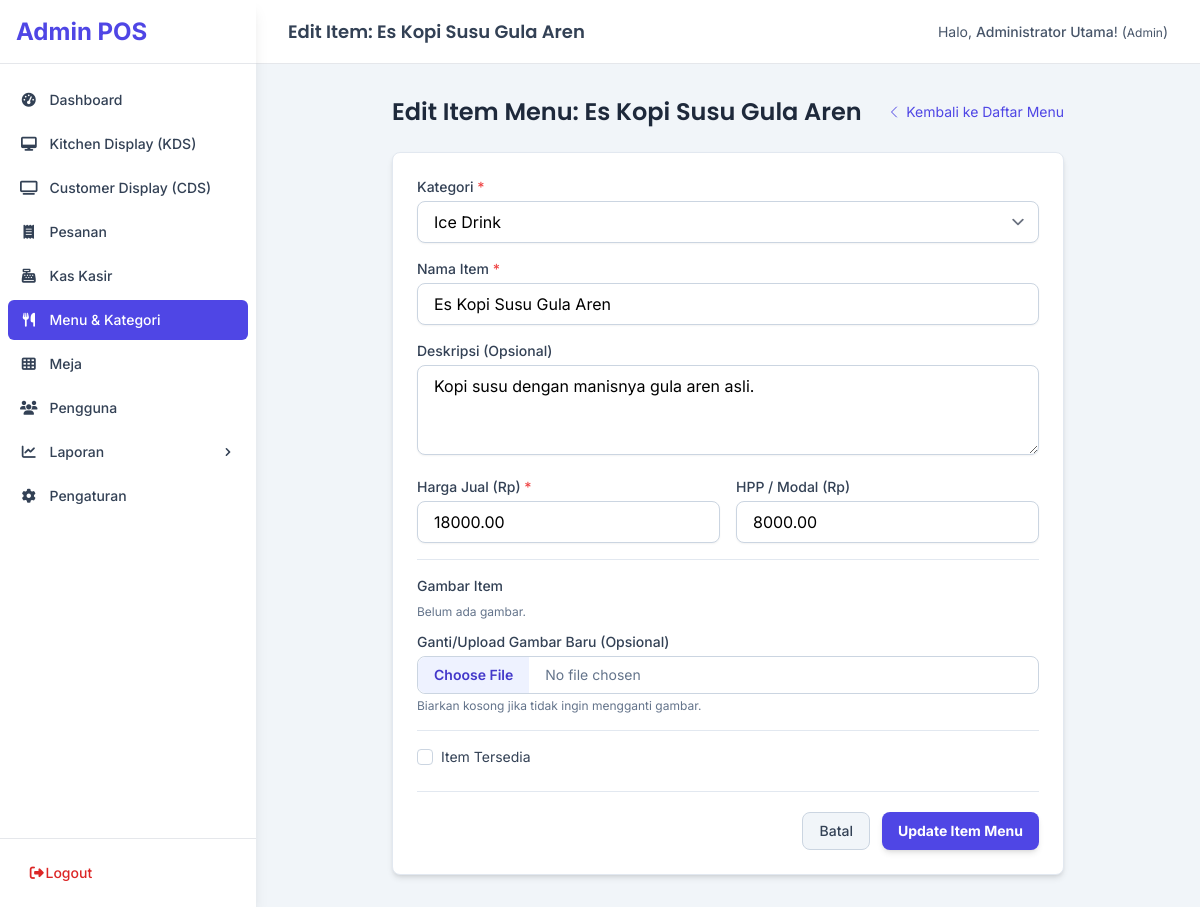
Page /admin/menu/edit/1 (signed in) on the committed database.
### tables this page shows
CREATE TABLE IF NOT EXISTS `menu_items` (
  `id` int(10) unsigned NOT NULL AUTO_INCREMENT,
  `category_id` int(10) unsigned NOT NULL COMMENT 'Relasi ke tabel categories',
  `name` varchar(150) NOT NULL COMMENT 'Nama item menu',
  `description` text DEFAULT NULL COMMENT 'Deskripsi item menu',
  `price` decimal(12,2) NOT NULL COMMENT 'Harga item menu (gunakan DECIMAL untuk uang)',
  `cost` decimal(12,2) DEFAULT '0.00' COMMENT 'Harga pokok penjualan (HPP) per item',
  `image_path` varchar(255) DEFAULT NULL COMMENT 'Path ke file gambar item menu',
  `is_available` tinyint(1) NOT NULL DEFAULT '1' COMMENT 'Status ketersediaan item (1=Tersedia, 0=Habis)',
  `created_at` timestamp DEFAULT CURRENT_TIMESTAMP,
  `updated_at` timestamp DEFAULT CURRENT_TIMESTAMP ON UPDATE CURRENT_TIMESTAMP,
  PRIMARY KEY (`id`)  ,
  KEY `fk_menu_items_categories_idx` (`category_id`),
  KEY `idx_menu_items_name` (`name`),
  CONSTRAINT `fk_menu_items_categories` FOREIGN KEY (`category_id`) REFERENCES `categories` (`id`) ON UPDATE CASCADE
);

CREATE TABLE IF NOT EXISTS `categories` (
  `id` int(10) unsigned NOT NULL AUTO_INCREMENT,
  `name` varchar(100) NOT NULL COMMENT 'Nama kategori (e.g., Makanan, Minuman, Snack)',
  `description` text DEFAULT NULL COMMENT 'Deskripsi kategori',
  `sort_order` int(11) NOT NULL DEFAULT '0' COMMENT 'Urutan tampil kategori',
  `created_at` timestamp DEFAULT CURRENT_TIMESTAMP,
  `updated_at` timestamp DEFAULT CURRENT_TIMESTAMP ON UPDATE CURRENT_TIMESTAMP,
  PRIMARY KEY (`id`)  ,
  UNIQUE KEY `name` (`name`),
  KEY `idx_categories_name` (`name`)
);

### app/Controllers/Admin/MenuController.php (called while the page is built, shortened)
<?php
class MenuController extends Controller {
    private $menuItemModel;
    private $categoryModel;
    public function __construct() {
        $this->menuItemModel = $this->model('MenuItem');
        $this->categoryModel = $this->model('Category');
    }
    public function edit(int $id) {
        AuthHelper::requireAdmin(); $safeId = SanitizeHelper::integer($id); if ($safeId <= 0) { UrlHelper::redirect('/admin/menu'); return; } $menuItem = $this->menuItemModel->findById($safeId); if (!$menuItem) { SessionHelper::setFlash('error', 'Item tidak ditemukan.'); UrlHelper::redirect('/admin/menu'); return; } $categories = $this->categoryModel->getAllSorted();
        $this->view('admin.menu.edit', ['pageTitle' => 'Edit Item: '.SanitizeHelper::html($menuItem['name']),'menuItem' => $menuItem,'categories' => $categories], 'admin_layout');
    }
}

### app/Core/Router.php (called while the page is built, shortened)
<?php
class Router {
    protected $routes = [];
    public function addRoute(string $method, string $route, string $controllerAction): void {
        $route = trim($route, '/');
        $route = preg_replace('/\{([a-z_]+)\}/', '(?P<\1>[a-zA-Z0-9_-]+)', $route);
        $routePattern = ($route === '') ? '#^$#' : '#^' . $route . '$#';
        $this->routes[strtoupper($method)][$routePattern] = $controllerAction;
    }
    protected function match(): array|false {
        $fullPath = trim(parse_url($_SERVER['REQUEST_URI'] ?? '', PHP_URL_PATH) ?? '', '/');
        $basePath = defined('BASE_URL') ? trim(parse_url(BASE_URL, PHP_URL_PATH) ?? '', '/') : '';
        $relativePath = '';
        if (!empty($basePath)) {
            if (str_starts_with($fullPath, $basePath . '/')) {
                $relativePath = substr($fullPath, strlen($basePath) + 1);
            } elseif ($fullPath === $basePath) {
                $relativePath = '';
            } else {
                 $relativePath = $fullPath;
            }
        } else {
            $relativePath = $fullPath;
        }
        $requestUrlForPreg = $relativePath;
        $requestMethod = strtoupper($_SERVER['REQUEST_METHOD'] ?? 'GET');
        if (isset($this->routes[$requestMethod])) {
            foreach ($this->routes[$requestMethod] as $routePattern => $controllerAction) {
                if (preg_match($routePattern, $requestUrlForPreg, $matches)) {
                    $params = [];
                    foreach ($matches as $key => $value) {
                        if (is_string($key)) {
                            $params[$key] = $value;
                        }
                    }
                    list($controller, $action) = explode('@', $controllerAction, 2);
                    return [
                        'controller' => $controller,
                        'action' => $action,
                        'params' => $params
                    ];
                }
            }
        }
        return false;
    }
    public function dispatch(): void {
        $match = $this->match();
        $controllerClassName = 'App\\Controllers\\' . $match['controller'];
        $actionName = $match['action'];
        $params = $match['params'];
        $controllerInstance = new $controllerClassName();
        try {
            call_user_func_array([$controllerInstance, $actionName], $params);
        } catch (\Throwable $e) {
             error_log("Error executing action {$controllerClassName}@{$actionName}: " . $e->getMessage() . "\nTrace: " . $e->getTraceAsString());
             throw $e;
        }
    }
}
?>

### public/index.php (called while the page is built, shortened)
<?php
$router = new App\Core\Router();
try {
    $router->dispatch();
} catch (\Throwable $e) {
    error_log("Unhandled Exception/Error: " . $e->getMessage() . "\n" . $e->getTraceAsString());
    http_response_code(500);
    echo "<!DOCTYPE html><html><head><title>Error</title></head><body>";
    echo "<h1>Terjadi Kesalahan</h1>";
    echo "<p>Maaf, terjadi kesalahan pada server. Silakan coba lagi nanti.</p>";
    if (defined('ENVIRONMENT') && ENVIRONMENT === 'development') {
        echo "<pre>Error: " . htmlspecialchars($e->getMessage(), ENT_QUOTES) . "</pre>";
        echo "<pre>" . htmlspecialchars($e->getTraceAsString(), ENT_QUOTES) . "</pre>";
    }
    echo "</body></html>";
    exit;
}
?>

### app/Core/Database.php (called while the page is built, shortened)
<?php
class Database
{
    private $conn = null;
    private static $instance = null;
    private $host = DB_HOST;
    private $user = DB_USER;
    private $pass = DB_PASS;
    private $name = DB_NAME;
    private $port = DB_PORT;
    private function __construct()
    {
        $dsn = 'mysql:host=' . $this->host . ';port=' . $this->port . ';dbname=' . $this->name . ';charset=utf8mb4';
        $options = [
            PDO::ATTR_ERRMODE => PDO::ERRMODE_EXCEPTION,
            PDO::ATTR_DEFAULT_FETCH_MODE => PDO::FETCH_ASSOC,
            PDO::ATTR_EMULATE_PREPARES => false,
        ];
        try {
            $this->conn = new PDO($dsn, $this->user, $this->pass, $options);
        } catch (PDOException $e) {
            error_log("Database Connection Error: " . $e->getMessage());
            die("Gagal terhubung ke database. Silakan cek konfigurasi atau hubungi administrator.");
        }
    }
    public static function getInstance(): Database
    {
        if (self::$instance == null) {
            self::$instance = new Database();
        }
        return self::$instance;
    }
    public function getConnection(): PDO
    {
        return $this->conn;
    }
}
?>

### app/Helpers/SanitizeHelper.php (called while the page is built, shortened)
<?php
class SanitizeHelper {
    public static function html(mixed $data): string {
        return htmlspecialchars((string)$data, ENT_QUOTES, 'UTF-8');
    }
    public static function integer(mixed $data): string|false {
        return filter_var($data, FILTER_SANITIZE_NUMBER_INT);
    }
}
?>

### app/Core/Model.php (called while the page is built, shortened)
<?php
abstract class Model {
    protected $db;
    protected $table;
    public function __construct() {
        $this->db = Database::getInstance()->getConnection();
    }
    public function findById(int $id): array|false {
        try {
            $stmt = $this->db->prepare("SELECT * FROM {$this->table} WHERE id = :id LIMIT 1");
            $stmt->bindParam(':id', $id, PDO::PARAM_INT);
            $stmt->execute();
            return $stmt->fetch(PDO::FETCH_ASSOC);
        } catch (PDOException $e) {
            error_log("Error finding by ID {$id} in {$this->table}: " . $e->getMessage());
            return false;
        }
    }
}
?>

### app/Helpers/UrlHelper.php (called while the page is built, shortened)
<?php
class UrlHelper {
    public static function baseUrl(string $path = ''): string {
        $baseUrl = rtrim(BASE_URL, '/');
        $path = ltrim($path, '/');
        return $baseUrl . '/' . $path;
    }
}
?>

### app/Models/Category.php (called while the page is built, shortened)
<?php
class Category extends Model {
    protected $table = 'categories';
    public function getAllSorted(): array {
        try {
            $stmt = $this->db->query("SELECT * FROM {$this->table} ORDER BY sort_order ASC, name ASC");
            return $stmt->fetchAll(PDO::FETCH_ASSOC);
        } catch (PDOException $e) {
            error_log("Error fetching sorted categories: " . $e->getMessage());
            return [];
        }
    }
}
?>

### app/Helpers/SessionHelper.php (called while the page is built, shortened)
<?php
class SessionHelper {
    public static function getFlashData(string $key): mixed {
        $value = $_SESSION[self::FLASH_DATA_KEY][$key] ?? null;
        return $value;
    }
}

### app/views/admin/menu/edit.php (the view, shortened to what this page needs)
<?php
$categories = $categories ?? [];
$menuItem = $menuItem ?? null;
$oldInputFromSession = SessionHelper::getFlashData('old_input');
$formData = $oldInputFromSession ?? $menuItem;
$pageTitle = "Edit Item Menu: " . SanitizeHelper::html($menuItem['name'] ?? 'Error');
$formActionId = $menuItem['id'] ?? ($formData['id'] ?? null);
?>
<div class="max-w-2xl mx-auto">
    <div class="flex justify-between items-center mb-6">
        <h2 class="text-2xl font-semibold text-slate-800"><?= SanitizeHelper::html($pageTitle) ?></h2>
        <a href="<?= UrlHelper::baseUrl('/admin/menu') ?>" class="text-sm text-indigo-600 hover:text-indigo-800 inline-flex items-center">
            <svg class="w-4 h-4 mr-1" xmlns="http://www.w3.org/2000/svg" fill="none" viewBox="0 0 24 24" stroke-width="1.5" stroke="currentColor"><path stroke-linecap="round" stroke-linejoin="round" d="M15.75 19.5L8.25 12l7.5-7.5" /></svg>
            Kembali ke Daftar Menu
        </a>
    </div>
    <div class="bg-white p-6 rounded-lg shadow-md border border-slate-200">
        <form action="<?= UrlHelper::baseUrl('/admin/menu/update/' . $formActionId) ?>" method="POST" enctype="multipart/form-data" novalidate>
            <div class="mb-4">
                <label for="category_id" class="block text-sm font-medium text-slate-700 mb-1">Kategori <span class="text-red-500">*</span></label>
                <select id="category_id" name="category_id" required
                        class="w-full px-4 py-2 border border-slate-300 rounded-lg focus:ring-indigo-500 focus:border-indigo-500 shadow-sm appearance-none">
                    <?php foreach ($categories as $category): ?>
                        <option value="<?= SanitizeHelper::html($category['id']) ?>"
                                <?= (isset($formData['category_id']) && $formData['category_id'] == $category['id']) ? 'selected' : '' ?>>
                            <?= SanitizeHelper::html($category['name']) ?>
                        </option>
                    <?php endforeach; ?>
                </select>
            </div>
            <div class="mb-4">
                <label for="name" class="block text-sm font-medium text-slate-700 mb-1">Nama Item <span class="text-red-500">*</span></label>
                <input type="text" id="name" name="name" required maxlength="150"
                       value="<?= SanitizeHelper::html($formData['name'] ?? '') ?>"
                       class="w-full px-4 py-2 border border-slate-300 rounded-lg focus:ring-indigo-500 focus:border-indigo-500 shadow-sm">
            </div>
            <div class="mb-4">
                <label for="description" class="block text-sm font-medium text-slate-700 mb-1">Deskripsi (Opsional)</label>
                <textarea id="description" name="description" rows="3" maxlength="500"
                          class="w-full px-4 py-2 border border-slate-300 rounded-lg focus:ring-indigo-500 focus:border-indigo-500 shadow-sm"
                ><?= SanitizeHelper::html($formData['description'] ?? '') ?></textarea>
            </div>
            <div class="grid grid-cols-1 md:grid-cols-2 gap-4 mb-4">
                <div>
                    <label for="price" class="block text-sm font-medium text-slate-700 mb-1">Harga Jual (Rp) <span class="text-red-500">*</span></label>
                    <input type="text" id="price" name="price" required inputmode="numeric"
                           value="<?= SanitizeHelper::html($formData['price'] ?? '') ?>"
                           class="w-full px-4 py-2 border border-slate-300 rounded-lg focus:ring-indigo-500 focus:border-indigo-500 shadow-sm"
                           placeholder="Contoh: 18000">
                </div>
                <div>
                    <label for="cost" class="block text-sm font-medium text-slate-700 mb-1">HPP / Modal (Rp)</label>
                    <input type="text" id="cost" name="cost" inputmode="numeric"
                           value="<?= SanitizeHelper::html($formData['cost'] ?? '0') ?>"
                           class="w-full px-4 py-2 border border-slate-300 rounded-lg focus:ring-indigo-500 focus:border-indigo-500 shadow-sm"
                           placeholder="Contoh: 8000">
                </div>
            </div>
            <div class="mb-4 border-t pt-4 mt-4 border-slate-200">
                 <label class="block text-sm font-medium text-slate-700 mb-2">Gambar Item</label>
                <?php $currentImagePath = $menuItem['image_path'] ?? null; ?>
                <?php if (!empty($currentImagePath)): ?>
                    <div class="mb-3 p-2 border border-dashed border-slate-300 rounded-md inline-block">
                         <p class="text-xs text-slate-500 mb-1">Gambar Saat Ini:</p>
                        <img src="<?= UrlHelper::baseUrl(SanitizeHelper::html($currentImagePath)) ?>" alt="Gambar saat ini" class="h-20 w-auto rounded border border-slate-200">
                        <label class="flex items-center mt-1.5">
                             <input type="checkbox" name="remove_image" value="1" class="h-4 w-4 text-red-600 border-slate-300 rounded focus:ring-red-500">
                             <span class="ml-1.5 text-xs text-red-700">Hapus gambar saat ini</span>
                        </label>
                    </div>
                <?php else: ?>
                    <p class="text-xs text-slate-500 mb-2">Belum ada gambar.</p>
                <?php endif; ?>
                 <label for="image" class="block text-sm font-medium text-slate-700 mb-1 mt-3">Ganti/Upload Gambar Baru (Opsional)</label>
                <input type="file" id="image" name="image" accept="image/jpeg,image/png,image/webp,image/avif"
                       class="block w-full text-sm text-slate-500 border border-slate-300 rounded-lg cursor-pointer focus:outline-none file:mr-4 file:py-2 file:px-4 file:rounded-l-lg file:border-0 file:text-sm file:font-semibold file:bg-indigo-50 file:text-indigo-700 hover:file:bg-indigo-100">
                <p class="text-xs text-slate-500 mt-1">Biarkan kosong jika tidak ingin mengganti gambar.</p>
            </div>
            <div class="mb-6 border-t pt-4 mt-4 border-slate-200">
                 <label for="is_available" class="flex items-center">
                     <input type="checkbox" id="is_available" name="is_available" value="1"
                            class="h-4 w-4 text-indigo-600 border-slate-300 rounded focus:ring-indigo-500"
                            <?= (isset($formData['is_available']) && $formData['is_available'] == 1) ? 'checked' : '' ?>
                     >
                     <span class="ml-2 text-sm text-slate-700">Item Tersedia</span>
                 </label>
            </div>
            <div class="flex justify-end space-x-3 border-t border-slate-200 pt-5 mt-5">
                <a href="<?= UrlHelper::baseUrl('/admin/menu') ?>" class="bg-slate-100 hover:bg-slate-200 text-slate-700 text-sm font-medium py-2 px-4 rounded-lg transition border border-slate-300">
                    Batal
                </a>
                 <button type="submit" class="bg-indigo-600 hover:bg-indigo-700 text-white text-sm font-bold py-2 px-4 rounded-lg transition shadow-md">
                    Update Item Menu
                </button>
            </div>
        </form>
    </div>
</div>

### rows in the picture
menu_items: name "Edit Item Menu: Es Kopi Susu Gula Aren", category_id "Ice Drink", name "Es Kopi Susu Gula Aren", description "Kopi susu dengan manisnya gula aren asli.", price "18000.00", cost "8000.00"

### other values in the picture
SanitizeHelper::html($pageTitle) "Edit Item: Es Kopi Susu Gula Aren"
SanitizeHelper::html(AuthHelper::getUserName() ?? 'User') "Administrator Utama"
SanitizeHelper::html(ucfirst(AuthHelper::getUserRole() ?? '')) "Admin"
